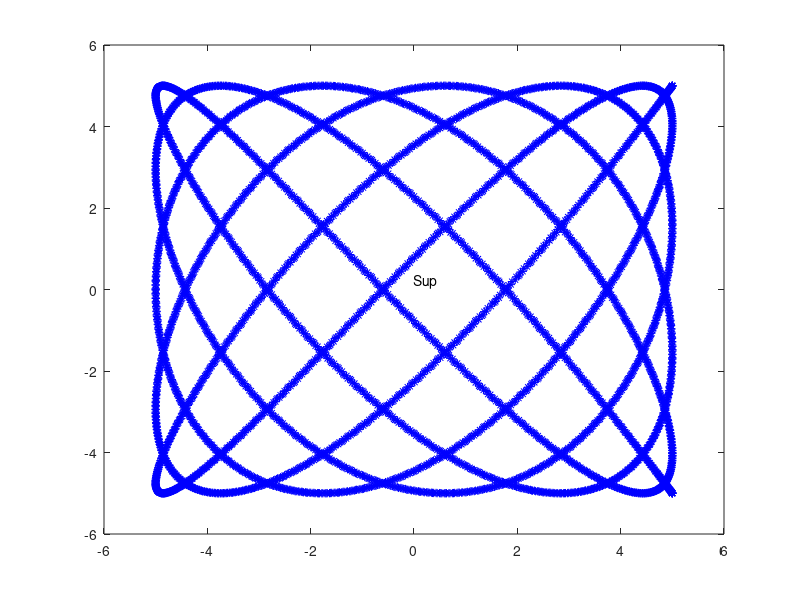

MATLAB code to generate this figure: (Note: this script raises an error after producing the figure.)
clear all;
close all;
clf;

A=5;
B=5;
w0=50;
w1=65;
t=0:.001:5;
D= -pi/666;
x=A*cos(w0*t);
y=B*cos(w1*t-D);
plot(x,y,'b*')
text(0,0.2,'Sup');
grion on
